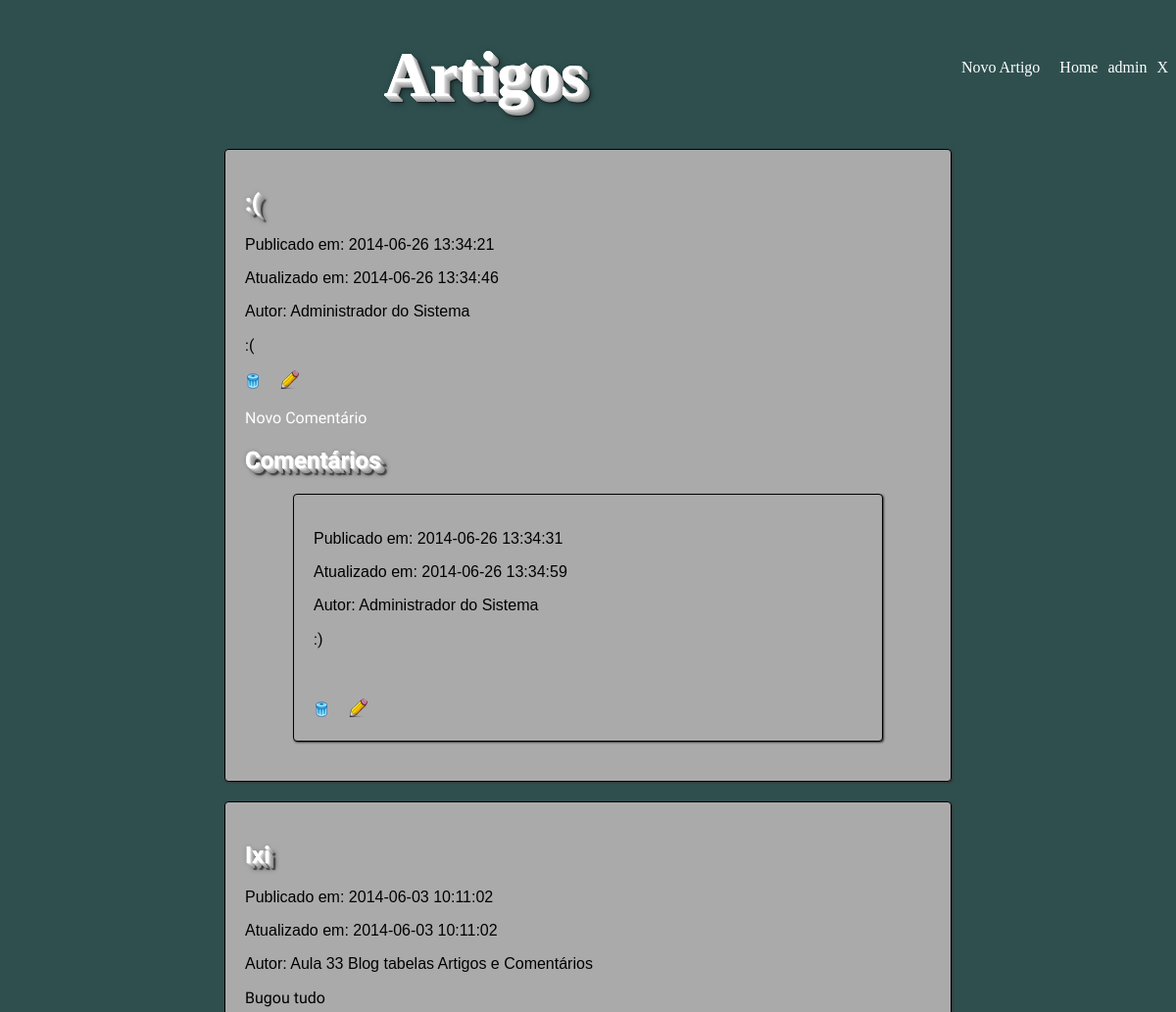
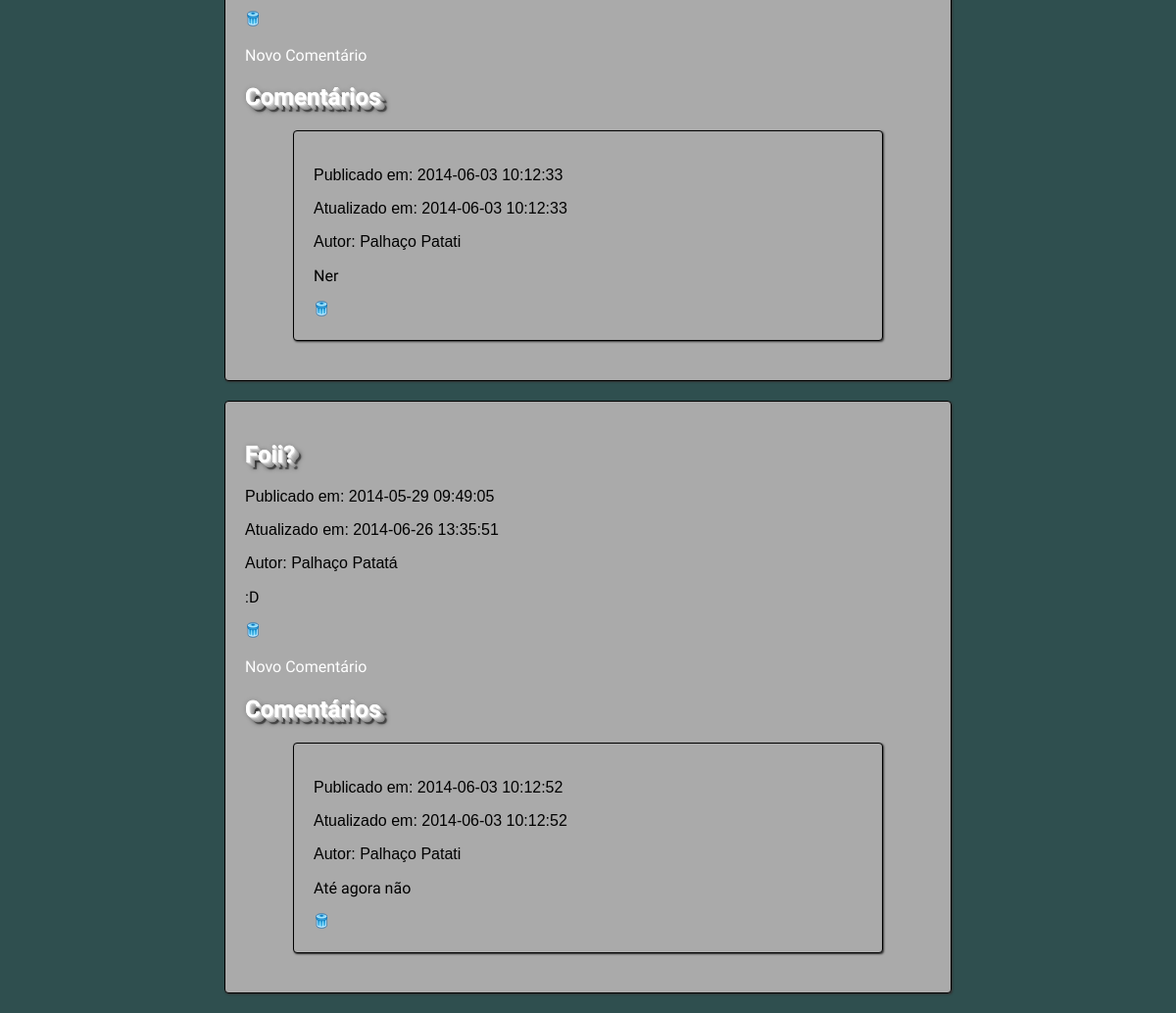
The app's page /index.php (signed in), older data (2 pictures, top to bottom).
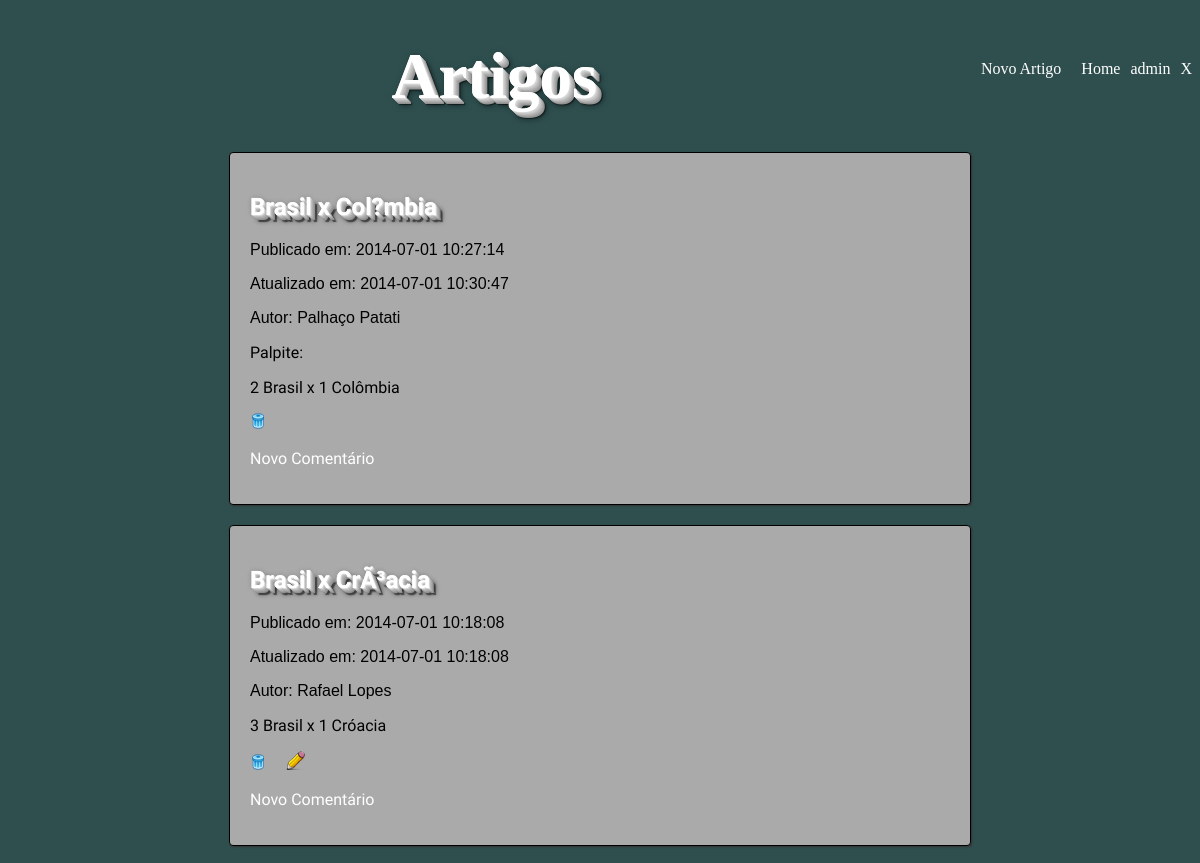
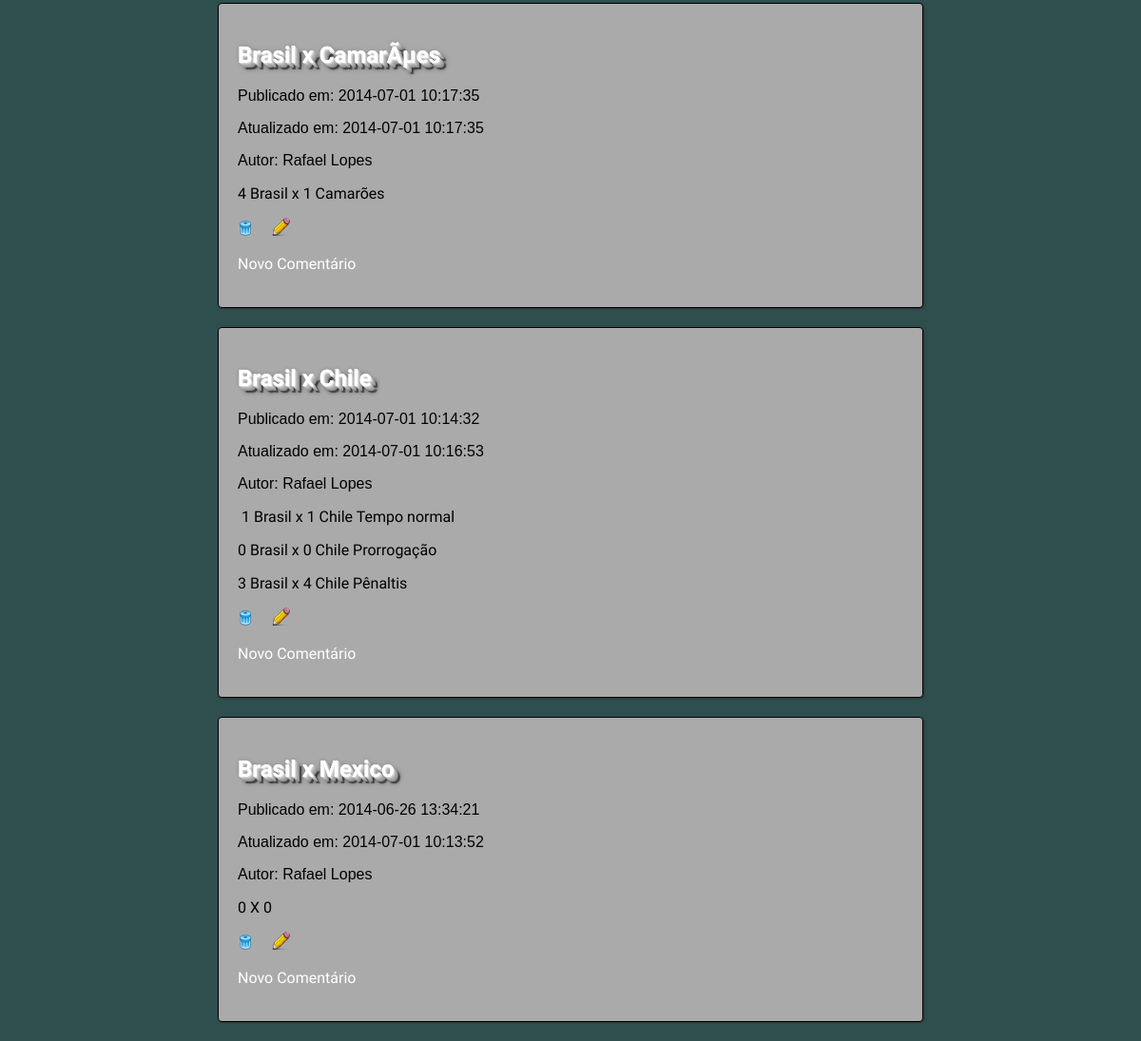
The same page, newer data (2 pictures, top to bottom).
### tables this page shows
CREATE TABLE IF NOT EXISTS `tblartigos` (
  `idArtigos` int(11) NOT NULL AUTO_INCREMENT,
  `idUsers` int(11) NOT NULL,
  `assunto` varchar(40) NOT NULL,
  `artigo` text NOT NULL,
  `dtCriacao` datetime NOT NULL,
  `dtAtualiza` datetime NOT NULL,
  PRIMARY KEY (`idArtigos`),
  KEY `idUsers` (`idUsers`),
  KEY `idUsers_2` (`idUsers`),
  KEY `idUsers_3` (`idUsers`)
);

CREATE TABLE IF NOT EXISTS `tblusers` (
  `idUsers` int(11) NOT NULL AUTO_INCREMENT,
  `nome` varchar(45) NOT NULL,
  `login` varchar(16) NOT NULL,
  `email` varchar(45) NOT NULL,
  `senha` varchar(40) NOT NULL,
  `dtCriacao` datetime NOT NULL,
  `dtAtualiza` datetime NOT NULL,
  PRIMARY KEY (`idUsers`),
  UNIQUE KEY `login` (`login`,`email`)
);

CREATE TABLE IF NOT EXISTS `tblcomentarios` (
  `idComentarios` int(11) NOT NULL AUTO_INCREMENT,
  `idUsers` int(11) NOT NULL,
  `idArtigos` int(11) NOT NULL,
  `comentario` text NOT NULL,
  `dtCriacao` datetime NOT NULL,
  `dtAtualiza` datetime NOT NULL,
  PRIMARY KEY (`idComentarios`),
  KEY `idUsers` (`idUsers`,`idArtigos`),
  KEY `idUsers_2` (`idUsers`),
  KEY `idArtigos` (`idArtigos`)
);

### index.php (the view, shortened to what this page needs)
<?php
require_once 'conectaMySQL.php';
?>
<!DOCTYPE html>
<html>
    <head>
        <link href="css/estilo.css" type="text/css" rel="stylesheet" />
    </head>
    <body>
        <?php
        include 'topo.php';
        if(isset($_SESSION['idUsers'])):
        ?>
        <p style="float: right; margin-right: 10px;">
            <a href="novoartigo.php" title="Inserir novo artigo">
                Novo Artigo
            </a>
        </p>
        <?php endif; ?>
        <h1>Artigos</h1>
        <?php
        $query = "SELECT a . * , u.nome AS nome
                  FROM tblartigos a
                  INNER JOIN tblusers u
                  USING ( idusers )
                  ORDER BY a.dtCriacao DESC";
        $result = mysqli_query($link, $query);
        while ($linha = mysqli_fetch_assoc($result)) {
            echo "<article id='art$linha[idArtigos]'>\n";
            echo "\t<header>\n";
            echo "\t\t<h2>" . utf8_encode($linha['assunto']) . "</h2>\n";
            echo "\t\t<p>Publicado em: $linha[dtCriacao]</p>\n";
            echo "\t\t\t\t<p>Atualizado em: $linha[dtAtualiza]</p>\n";
            echo "\t\t<p>Autor: " . utf8_encode($linha['nome']) . "</p>\n";
            echo "\t</header>\n";
            echo "\t<p>" . utf8_encode($linha['artigo']) . "</p>\n";
            if (isset($_SESSION['idUsers']) && $_SESSION['idUsers']== 1){
                 echo "<a href='#' "
                    . " onclick='apagarA($linha[idArtigos],\"" . utf8_encode($linha['nome']) . "\")'"
                    . "title='Excluir'><img src='img/excluir.png'/></a>";
                if($_SESSION['idUsers'] == $linha['idUsers']){
                 echo "&nbsp;&nbsp;&nbsp;&nbsp;&nbsp;"
                        . "<a href='#'"
                         . "onclick='editarArtigo($linha[idArtigos])'"
                         . "title='Editar'>"
                        . "<img src='img/editar.png' title='Editar'/></a>";
                }
               }
            echo "\t<p><a href='novocomentario.php?idArtigos=$linha[idArtigos]'>Novo Comentário</a></p>\n";
            $query = "SELECT c . * , u.nome AS nome
                      FROM tblcomentarios c
                      INNER JOIN tblusers u
                      USING ( idUsers )
                      WHERE idArtigos = $linha[idArtigos]
                      ORDER BY dtCriacao DESC";
            $resultC = mysqli_query($link, $query);
            if (mysqli_num_rows($resultC) > 0) {
                echo "\t<section>\n";
                echo "\t\t<h2>Comentários</h2>\n";
                while ($linhaC = mysqli_fetch_assoc($resultC)) {
                    echo "\t\t<article id='art$linha[idArtigos]com$linhaC[idComentarios]'>\n";
                    echo "\t\t\t<header>\n";
                    echo "\t\t\t\t<p>Publicado em: $linhaC[dtCriacao]</p>\n";
                    echo "\t\t\t\t<p>Atualizado em: $linhaC[dtAtualiza]</p>\n";
                    echo "\t\t\t\t<p>Autor: ".  utf8_encode($linhaC['nome'])."</p>\n";
                    echo "\t\t\t</header>\n";
                    echo "\t\t\t<p>".utf8_encode($linhaC['comentario'])."</p>\n";
                    if (isset($_SESSION['idUsers']) && $_SESSION['idUsers'] == 1){
                    echo "<a href='#' "
                    . " onclick='apagar($linhaC[idComentarios],\"" . utf8_encode($linhaC['nome']) . "\")'"
                    . "title='Excluir'><img src='img/excluir.png'/></a>";
                    if($_SESSION['idUsers'] == $linhaC['idUsers']){
                    echo "&nbsp;&nbsp;&nbsp;&nbsp;&nbsp;"
                         . "<a href='#'"
                            . "onclick='editarComentario($linhaC[idComentarios])'>"
                        . "<img src='img/editar.png' title='Editar'/></a>";
                    }
                    }
                   echo "\t\t</article>\n";
                }
                echo "\t</section>\n";
            }
            echo "</article>\n\n";
        }
        ?>
    </body>
</html>

### topo.php (shortened to what this page needs)
<?php
if(isset($_SESSION['idUsers'])):
$usuario = $_SESSION['login'];
?>
<p style="float: right; margin-left:10px;">
    <a href="sair.php" title="Sair - Logout">X</a>
</p>
<p style="float: right; margin-left:10px;">
    <a href="perfil.php" title="Visualizar Perfil"><?php echo "$usuario"; ?></a>
</p>
<p style="float: right;margin-left:10px;">
    <a href="index.php" title="Página Inicial">Home</a>
</p>
<?php else: ?>
<p style="float: right;">
    <a href="login.php" title="Login">Fazer Login</a>
</p>
<?php endif; ?>

### css/estilo.css (style rules this page uses)
body { background-color: darkslategrey; }
h1 { text-align: center; font-family: Garamond, serif; line-height: 1em; color: #ffffff; font-weight:bold; font-size: 65px; text-shadow:0px 0px 0 rgb(231,231,231), 1px 1px 0 rgb(216,216,216), 2px 2px 0 rgb(202,202,202), 3px 3px 0 rgb(187,187,187), 4px 4px 0 rgb(173,173,173), 5px 5px 0 rgb(158,158,158), 6px 6px 0 rgb(144,144,144), 7px 7px 6px rgba(0,0,0,0.6), 7px 7px 1px rgba(0,0,0,0.5), 0px 0px 6px rgba(0,0,0,.2); }
header h2, article section h2 { font-family: Oswald; color: #ffffff; text-shadow:0px 0px 0 rgb(231,231,231), 1px 1px 0 rgb(216,216,216), 1px 1px 0 rgb(202,202,202), 2px 2px 0 rgb(187,187,187), 3px 3px 0 rgb(173,173,173), 4px 4px 0 rgb(158,158,158), 5px 5px 0 rgb(144,144,144), 6px 6px 5px rgba(0,0,0,0.6), 7px 7px 1px rgba(0,0,0,0.5), 0px 0px 5px rgba(0,0,0,.2); }
article p { font-family: "Bad Script"; }
article header p { font-family: arial; }
article { padding: 20px; background-color: #aaa; width: 700px; height: auto; margin: 0 auto; border-radius:4px; box-shadow: 1px 1px 2px #333333; border:1px solid #000000; margin-bottom: 20px; }
p a { color: white; text-decoration: none; }
article section article { width: 80%; margin-bottom: 20px; }

Row changes from the older to the newer data that the page shows:
removed tblcomentarios: dtCriacao "2014-06-26 13:34:31", dtAtualiza "2014-06-26 13:34:59", idUsers.nome "Administrador do Sistema", comentario ":)", shown under tblartigos ":("
removed tblartigos: assunto "Ixi", dtCriacao "2014-06-03 10:11:02", dtAtualiza "2014-06-03 10:11:02", idUsers.nome "Aula 33 Blog tabelas Artigos e Comentários", artigo "Bugou tudo"
removed tblcomentarios: dtCriacao "2014-06-03 10:12:33", dtAtualiza "2014-06-03 10:12:33", idUsers.nome "Palhaço Patati", comentario "Ner", shown under "Ixi"
removed tblartigos: assunto "Foii?", dtCriacao "2014-05-29 09:49:05", dtAtualiza "2014-06-26 13:35:51", idUsers.nome "Palhaço Patatá", artigo ":D"
removed tblcomentarios: dtCriacao "2014-06-03 10:12:52", dtAtualiza "2014-06-03 10:12:52", idUsers.nome "Palhaço Patati", comentario "Até agora não", shown under "Foii?"
added tblartigos: assunto "Brasil x Col?mbia", dtCriacao "2014-07-01 10:27:14", dtAtualiza "2014-07-01 10:30:47", idUsers.nome "Palhaço Patati", artigo "Palpite: 2 Brasil x 1 Colômbia"
added tblartigos: assunto "Brasil x CrÃ³acia", dtCriacao "2014-07-01 10:18:08", dtAtualiza "2014-07-01 10:18:08", idUsers.nome "Rafael Lopes", artigo "3 Brasil x 1 Cróacia"
added tblartigos: assunto "Brasil x CamarÃµes", dtCriacao "2014-07-01 10:17:35", dtAtualiza "2014-07-01 10:17:35", idUsers.nome "Rafael Lopes", artigo "4 Brasil x 1 Camarões"
added tblartigos: assunto "Brasil x Chile", dtCriacao "2014-07-01 10:14:32", dtAtualiza "2014-07-01 10:16:53", idUsers.nome "Rafael Lopes", artigo "1 Brasil x 1 Chile Tempo normal 0 Brasil x 0 Chile Prorrogação 3 Brasil x 4 Chile Pênaltis"
changed tblartigos: assunto ":(" → "Brasil x Mexico"; dtAtualiza "2014-06-26 13:34:46" → "2014-07-01 10:13:52"; idUsers.nome "Administrador do Sistema" → "Rafael Lopes"; artigo ":(" → "0 X 0"; no longer shows "Comentários"
